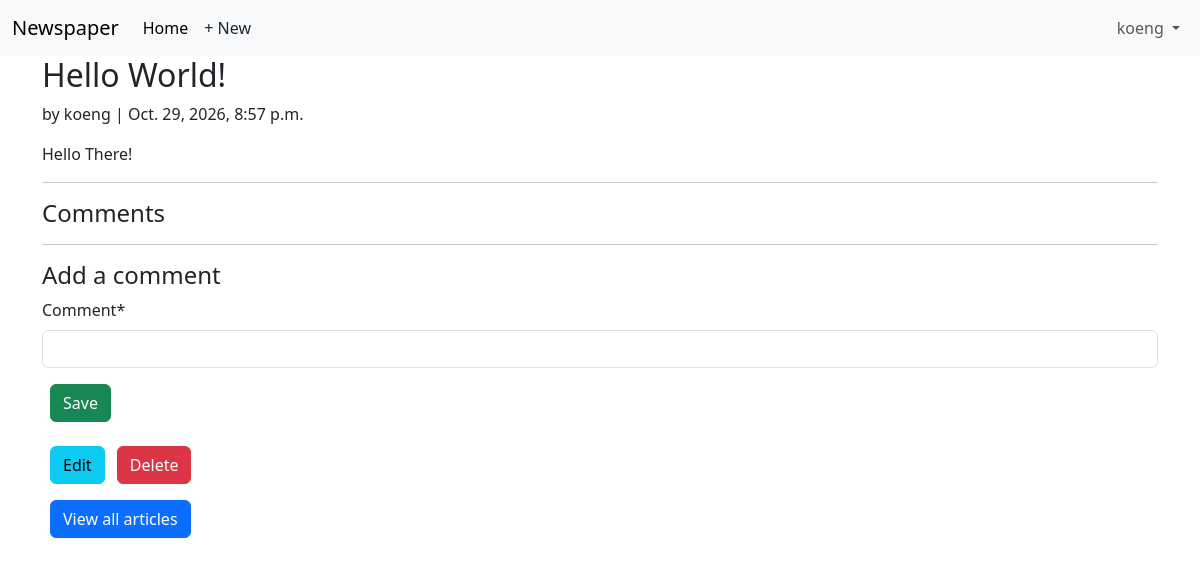
/articles/2/ (signed in), run on an earlier commit of the app's database.
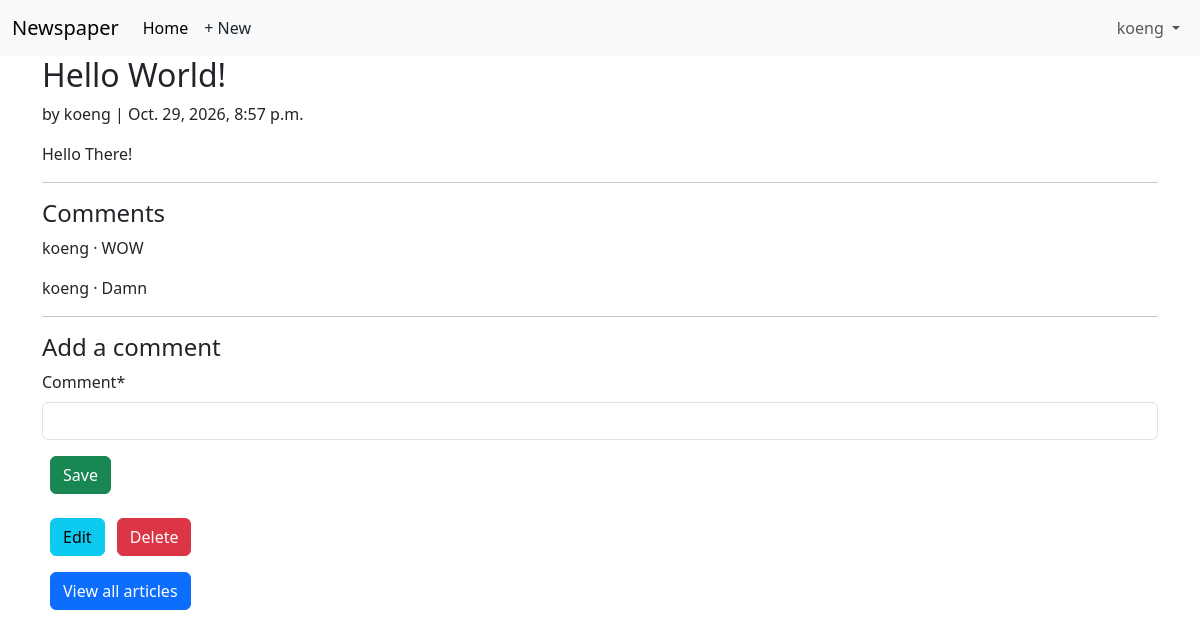
And on a later commit of the database.
### articles/models.py (models this page shows, shortened)
class Comment(models.Model):  # new
    article = models.ForeignKey(Article, on_delete=models.CASCADE)
    comment = models.CharField(max_length=140)
    author = models.ForeignKey(
        settings.AUTH_USER_MODEL,
        on_delete=models.CASCADE,
    )
    def __str__(self):
        return self.comment

### accounts/models.py (models this page shows)
class CustomUser(AbstractUser):
    age = models.PositiveIntegerField(null=True, blank=True)

### articles/views.py (the view, shortened to what this page needs)
# urls.py: path("<int:pk>/", ArticleDetailView.as_view(), name="article_detail"),
class ArticleDetailView(LoginRequiredMixin, View):
    model = Article
    template_name = "article_detail.html"
    def get(self, request, *args, **kwargs):
        view = CommentGet.as_view()
        return view(request, *args, **kwargs)

### articles/forms.py
class CommentForm(forms.ModelForm):
    class Meta:
        model=Comment
        fields=("comment",)

### articles/views.py (called while the page is built)
    def get_context_data(self, **kwargs):
        context = super().get_context_data(**kwargs)
        context["form"] = CommentForm()
        return context

### templates/article_detail.html
{% extends "base.html" %}
{% load crispy_forms_tags %}
{% block content %}
<div class="article-entry">
<h2>{{ object.title }}</h2>
<p>by {{ object.author }} | {{ object.date }}</p>
<p>{{ object.body }}</p>
</div>
<hr>
<h4>Comments</h4>
{% for comment in article.comment_set.all %}
<p>{{ comment.author }} &middot; {{ comment }}</p>
{% endfor %}
<hr>
<h4>Add a comment</h4>
<form action="" method="post">{% csrf_token %}
{{ form|crispy }}
<button class="btn btn-success ms-2" type="submit">Save</button>
</form><br>
<div>
{% if article.author.pk == request.user.pk %}
<p><a class="btn btn-info ms-2" href="{% url 'article_edit' article.pk %}">Edit</a>
<a class="btn btn-danger ms-2" href="{% url 'article_delete' article.pk %}">Delete</a>
</p>
{% endif %}
<a class="btn btn-primary ms-2" href="{% url 'article_list' %}">View all articles</a>
</div>
{% endblock content %}

What changed in the data, as far as the page shows it:
added Comment: author "koeng", comment "WOW"
added Comment: author "koeng", comment "Damn"
